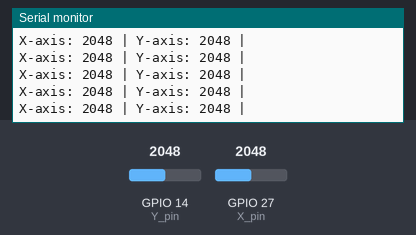
Bench run of a sketch on a simulated ESP32. On the bench: the last lines printed to the serial monitor. Inputs (shaded band) come from the test bench; at power-on: GPIO 14 (Y_pin) = 2048, GPIO 27 (X_pin) = 2048.

Above: at 1.2 s.
1.3 s: GPIO 14 (Y_pin) set to 2866
At 1.56 s:
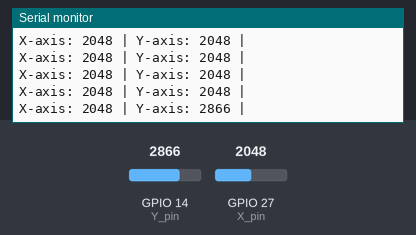
2.8 s: GPIO 27 (X_pin) set to 2866
At 2.96 s:
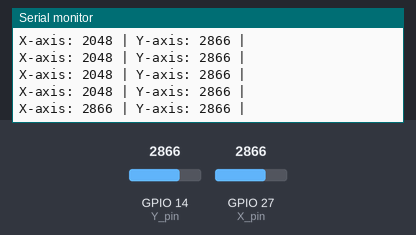
4.3 s: GPIO 14 (Y_pin) set to 3603
At 4.36 s:
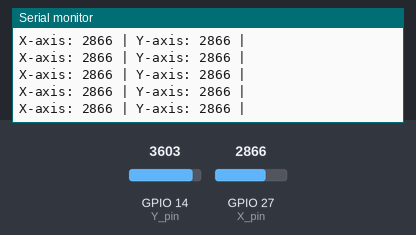
5.8 s: GPIO 27 (X_pin) set to 3603
At 5.97 s:
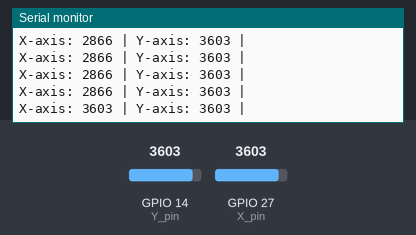
Timing chart, 0 to 8.3 s (numbered marks = the images above; inputs shaded):
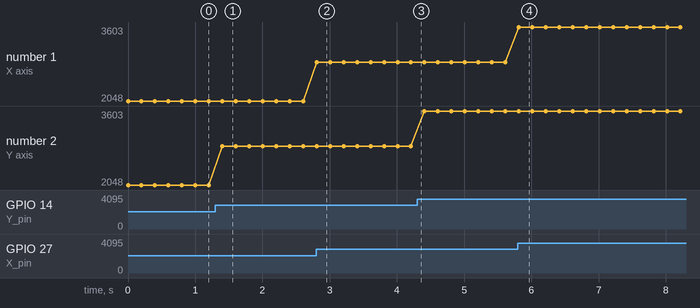

The sketch:

WK12_JoyStickSensor.ino
```cpp
const int X_pin = 27; // analog pin connected to X output
const int Y_pin = 14; // analog pin connected to Y output

void setup() {
  Serial.begin(115200);
  pinMode(X_pin, INPUT);
  pinMode(Y_pin, INPUT);
}

void loop() {
  Serial.print("X-axis: ");
  Serial.print(analogRead(X_pin));
  Serial.print(" | ");
  Serial.print("Y-axis: ");
  Serial.print(analogRead(Y_pin));
  Serial.println(" | ");
  delay(200);
}
```

Measured:
- after the input at 1.3 s, the serial monitor: prints a new line after 0.10 s (image 1)
- after the input at 2.8 s, the serial monitor: prints a new line at once (image 2)
- after the input at 5.8 s, the serial monitor: prints a new line at once (image 4)
- plotted number 2: 2048 → 2866 after the input at 1.3 s, 2866 → 3603 after the input at 4.3 s
